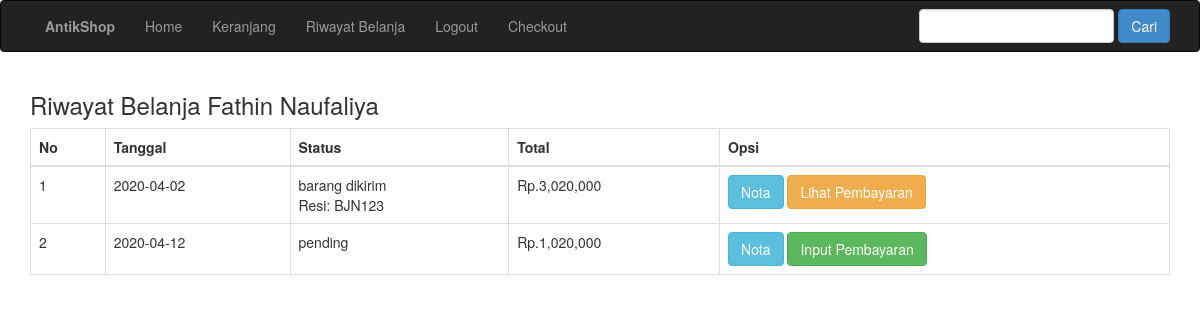
Screenshot of /riwayat.php (signed in) with the database file from the repository.
### tables this page shows
CREATE TABLE `pembelian` (
  `id_pembelian` int(11) NOT NULL,
  `id_pelanggan` int(11) NOT NULL,
  `id_ongkir` int(11) NOT NULL,
  `tanggal_pembelian` date NOT NULL,
  `total_pembelian` int(11) NOT NULL,
  `nama_kota` varchar(100) NOT NULL,
  `tarif` int(11) NOT NULL,
  `alamat_pengiriman` text NOT NULL,
  `status_pembelian` varchar(100) NOT NULL DEFAULT 'pending',
  `resi_pengiriman` varchar(50) NOT NULL
);

### riwayat.php (the view, shortened to what this page needs)
<?php
include 'koneksi.php';
?>
<!DOCTYPE html>
<html>
<head>
	<link rel="stylesheet" href="admin/assets/css/bootstrap.css">
</head>
<body>
<?php include 'menu.php'; ?>
<section class="riwayat">
	<div class="container">
		<h3>Riwayat Belanja <?php echo $_SESSION["pelanggan"]["nama_pelanggan"]?></h3>
		<table class="table table-bordered">
			<thead>
				<tr>
					<th>No</th>
					<th>Tanggal</th>
					<th>Status</th>
					<th>Total</th>
					<th>Opsi</th>
				</tr>
			</thead>
			<tbody>
				<?php
				$nomor=1;
				$id_pelanggan = $_SESSION["pelanggan"]["id_pelanggan"];
				$ambil = $koneksi->query("SELECT * FROM pembelian WHERE id_pelanggan='$id_pelanggan'");
				while($pecah = $ambil->fetch_assoc()){
				?>
				<tr>
					<td><?php echo $nomor;?></td>
					<td><?php echo $pecah["tanggal_pembelian"]?></td>
					<td>
						<?php echo $pecah["status_pembelian"]?>
						<br>
						<?php if (!empty($pecah['resi_pengiriman'])): ?>
						Resi: <?php echo $pecah['resi_pengiriman']; ?>
						<?php endif ?>
					</td>
					<td>Rp.<?php echo number_format($pecah["total_pembelian"])?></td>
					<td>
						<a href="nota.php?id=<?php echo $pecah["id_pembelian"]?>" class="btn btn-info">Nota</a>
						<?php if ($pecah['status_pembelian']=="pending"): ?>
						<a href="pembayaran.php?id=<?php echo $pecah["id_pembelian"];?>" class="btn btn-success">Input Pembayaran
						</a>
						<?php else: ?>
						<a href="lihat_pembayaran.php?id=<?php echo $pecah["id_pembelian"];?>" class="btn btn-warning">Lihat Pembayaran
						</a>
						<?php endif ?>
					</td>
				</tr>
				<?php $nomor++; ?>
				<?php } ?>
			</tbody>
		</table>
	</div>
</section>
</body>
</html>

### rows the page displays
pembelian: tanggal_pembelian "2020-04-02", status_pembelian "barang dikirim", resi_pengiriman "BJN123", total_pembelian "3,020,000"
pembelian: tanggal_pembelian "2020-04-12", status_pembelian "pending", total_pembelian "1,020,000"

### other values shown
$_SESSION["pelanggan"]["nama_pelanggan"] "Fathin Naufaliya"
